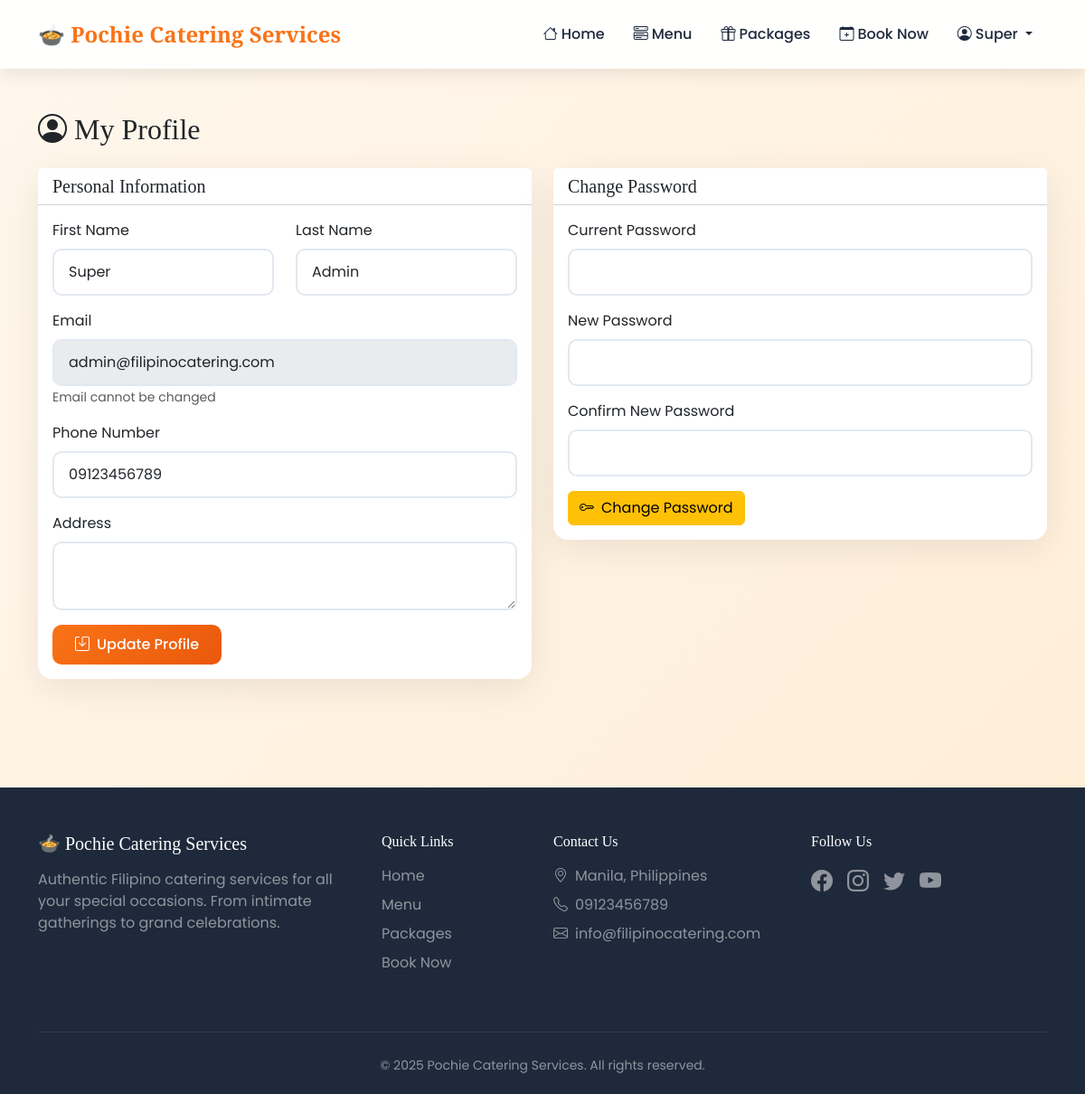
The app's page /profile.php (signed in) with its own data.
### tables this page shows
CREATE TABLE `users` (
  `id` int(11) NOT NULL,
  `email` varchar(100) NOT NULL,
  `password` varchar(255) NOT NULL,
  `first_name` varchar(50) NOT NULL,
  `last_name` varchar(50) NOT NULL,
  `phone` varchar(20) DEFAULT NULL,
  `address` text DEFAULT NULL,
  `role` enum('customer','staff','admin','super_admin') DEFAULT 'customer',
  `profile_image` varchar(255) DEFAULT NULL,
  `is_active` tinyint(1) DEFAULT 1,
  `created_at` timestamp NOT NULL DEFAULT current_timestamp(),
  `updated_at` timestamp NOT NULL DEFAULT current_timestamp() ON UPDATE current_timestamp(),
  `email_verified` tinyint(1) DEFAULT 0
);

### config/functions.php (called while the page is built, shortened)
<?php
function url($path) {
    return BASE_URL . '/' . ltrim($path, '/');
}
function isLoggedIn() {
    return isset($_SESSION['user_id']);
}
function getCurrentUser($conn) {
    $id = $_SESSION['user_id'];
    $result = $conn->query("SELECT * FROM users WHERE id = $id");
    return $result->fetch_assoc();
}
function getSettings($conn) {
    $settings = [];
    $result = $conn->query("SELECT setting_key, setting_value FROM settings");
    if ($result) {
        while ($row = $result->fetch_assoc()) {
            $settings[$row['setting_key']] = $row['setting_value'];
        }
    }
    return $settings;
}
?>

### profile.php (the view, shortened to what this page needs)
<?php
require_once 'includes/header.php';
$user = getCurrentUser($conn);
?>
<div class="container py-5">
    <h2 class="mb-4"><i class="bi bi-person-circle me-2"></i>My Profile</h2>
    <div class="row">
        <div class="col-md-6">
            <div class="card mb-4">
                <div class="card-header bg-white"><h5 class="mb-0">Personal Information</h5></div>
                <div class="card-body">
                    <form method="POST">
                        <div class="row mb-3">
                            <div class="col-6">
                                <label class="form-label">First Name</label>
                                <input type="text" name="first_name" class="form-control" value="<?= htmlspecialchars($user['first_name']) ?>" required>
                            </div>
                            <div class="col-6">
                                <label class="form-label">Last Name</label>
                                <input type="text" name="last_name" class="form-control" value="<?= htmlspecialchars($user['last_name']) ?>" required>
                            </div>
                        </div>
                        <div class="mb-3">
                            <label class="form-label">Email</label>
                            <input type="email" class="form-control" value="<?= htmlspecialchars($user['email']) ?>" disabled>
                            <small class="text-muted">Email cannot be changed</small>
                        </div>
                        <div class="mb-3">
                            <label class="form-label">Phone Number</label>
                            <input type="text" name="phone" class="form-control" value="<?= htmlspecialchars($user['phone'] ?? '') ?>">
                        </div>
                        <div class="mb-3">
                            <label class="form-label">Address</label>
                            <textarea name="address" class="form-control" rows="2"><?= htmlspecialchars($user['address'] ?? '') ?></textarea>
                        </div>
                        <button type="submit" name="update_profile" class="btn btn-primary">
                            <i class="bi bi-save me-2"></i>Update Profile
                        </button>
                    </form>
                </div>
            </div>
        </div>
        <div class="col-md-6">
            <div class="card">
                <div class="card-header bg-white"><h5 class="mb-0">Change Password</h5></div>
                <div class="card-body">
                    <form method="POST">
                        <div class="mb-3">
                            <label class="form-label">Current Password</label>
                            <input type="password" name="current_password" class="form-control" required>
                        </div>
                        <div class="mb-3">
                            <label class="form-label">New Password</label>
                            <input type="password" name="new_password" class="form-control" required minlength="6">
                        </div>
                        <div class="mb-3">
                            <label class="form-label">Confirm New Password</label>
                            <input type="password" name="confirm_password" class="form-control" required>
                        </div>
                        <button type="submit" name="change_password" class="btn btn-warning">
                            <i class="bi bi-key me-2"></i>Change Password
                        </button>
                    </form>
                </div>
            </div>
        </div>
    </div>
</div>
<?php require_once 'includes/footer.php'; ?>

### includes/header.php (shortened to what this page needs)
<?php
require_once __DIR__ . '/../config/functions.php';
$settings = getSettings($conn);
$currentUser = getCurrentUser($conn);
?>
<!DOCTYPE html>
<html lang="en">
<head>
    <link href="https://cdn.jsdelivr.net/npm/bootstrap@5.3.2/dist/css/bootstrap.min.css" rel="stylesheet">
    <link href="https://cdn.jsdelivr.net/npm/bootstrap-icons@1.11.1/font/bootstrap-icons.css" rel="stylesheet">
</head>
<body>
    <nav class="navbar navbar-expand-lg sticky-top">
        <div class="container">
            <a class="navbar-brand" href="<?= url('index.php') ?>">
                🍲 <?= $settings['site_name'] ?? 'Filipino Catering' ?>
            </a>
            <div class="collapse navbar-collapse" id="navbarNav">
                <ul class="navbar-nav ms-auto align-items-center">
                    <li class="nav-item">
                        <a class="nav-link" href="<?= url('index.php') ?>"><i class="bi bi-house me-1"></i>Home</a>
                    </li>
                    <li class="nav-item">
                        <a class="nav-link" href="<?= url('menu.php') ?>"><i class="bi bi-menu-button-wide me-1"></i>Menu</a>
                    </li>
                    <li class="nav-item">
                        <a class="nav-link" href="<?= url('packages.php') ?>"><i class="bi bi-gift me-1"></i>Packages</a>
                    </li>
                    <?php if (isLoggedIn()): ?>
                        <li class="nav-item">
                            <a class="nav-link" href="<?= url('book.php') ?>"><i class="bi bi-calendar-plus me-1"></i>Book Now</a>
                        </li>
                        <li class="nav-item dropdown">
                            <a class="nav-link dropdown-toggle" href="#" data-bs-toggle="dropdown">
                                <i class="bi bi-person-circle me-1"></i><?= htmlspecialchars($currentUser['first_name'] ?? 'User') ?>
                            </a>
                        </li>
                    <?php endif; ?>
                </ul>
            </div>
        </div>
    </nav>

### includes/header.php (style rules this page uses)
:root { --primary: #f97316; --primary-dark: #ea580c; --secondary: #1e3a5f; --accent: #22c55e; --cream: #fffbeb; --dark: #1e293b; }
body { font-family: 'Poppins', sans-serif; background: linear-gradient(135deg, #fff7ed 0%, #ffedd5 100%); min-height: 100vh; }
h1, h2, h3, h4, h5, h6 { font-family: 'Playfair Display', serif; }
.navbar { background: rgba(255, 255, 255, 0.95); backdrop-filter: blur(10px); box-shadow: 0 4px 20px rgba(0,0,0,0.1); padding: 15px 0; }
.navbar-brand { font-family: 'Playfair Display', serif; font-size: 1.5rem; font-weight: 700; color: var(--primary) !important; }
.nav-link { color: var(--dark) !important; font-weight: 500; margin: 0 8px; transition: all 0.3s; }
.btn-primary { background: linear-gradient(135deg, var(--primary) 0%, var(--primary-dark) 100%); border: none; font-weight: 500; border-radius: 10px; padding: 10px 25px; }
.card { border: none; border-radius: 16px; box-shadow: 0 10px 40px rgba(0,0,0,0.08); transition: transform 0.3s, box-shadow 0.3s; }
.form-control, .form-select { border-radius: 10px; border: 2px solid #e2e8f0; padding: 12px 16px; transition: all 0.2s; }

### records on screen
users: first_name "Super", last_name "Admin", email "admin@filipinocatering.com", phone "09123456789"

### other values on screen
$settings['site_name'] "Pochie Catering Services"
$settings['site_address'] "Manila, Philippines"
$settings['site_phone'] "09123456789"
$settings['site_email'] "info@filipinocatering.com"
